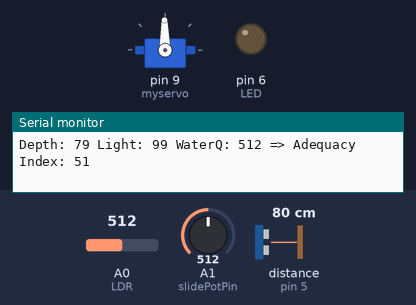
Simulated run of this sketch. Board: Arduino Uno, built with avr-gcc and run on an emulated ATmega328P. Parts: servo, output pins drawn as LEDs (lit = HIGH), the last lines printed to the serial monitor. Wiring (from diagram.json): ultrasonic range finder: trigger pin 4; echo pin 5. The inputs (shaded band) are chosen by the test bench; at power-on: distance to the obstacle (sensor on pin 5) 80 cm, A0 (LDR) = 512, A1 (slidePotPin) = 512. The echo pulse lasts 58.3 µs per cm; pins used as bus, display or sensor lines are not drawn.

Above: at 1.2 s.
1.3 s: distance to the obstacle (sensor on pin 5) set to 65 cm
At 2.7 s:
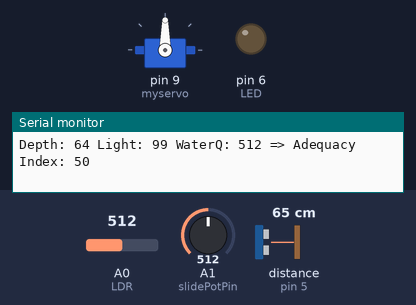
3.0 s: distance to the obstacle (sensor on pin 5) set to 57 cm
At 4.2 s:
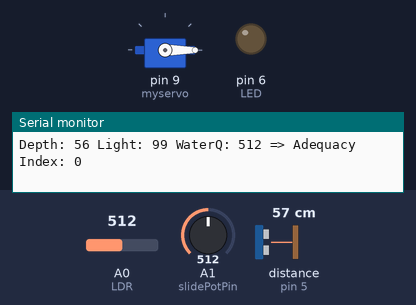
10.5 s: A0 (LDR) set to 839
13.5 s: A0 (LDR) set to 864
Timing chart, 0 to 16.0 s (numbered marks = the images above; inputs shaded):
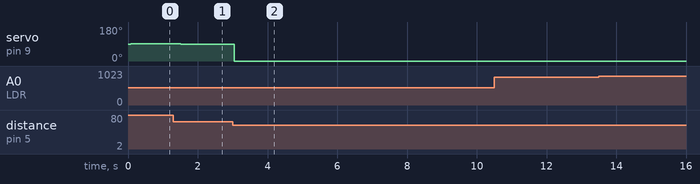

Measured:
- the behaviour switches between 62 and 61 cm on distance to the obstacle (sensor on pin 5) (found by bisection; images 1 and 2)
- after the input at 1.3 s, servo on pin 9 (myservo): 91° → 90° after 0.21 s
- after the input at 3.0 s, servo on pin 9 (myservo): 90° → 0° after 0.05 s

The sketch:

sketch.ino
```cpp
/**
 * fuzzy_controller.ino
 **/

// eFLL includes
#include <Fuzzy.h>
#include <FuzzyComposition.h>
#include <FuzzyInput.h>
#include <FuzzyIO.h>
#include <FuzzyOutput.h>
#include <FuzzyRule.h>
#include <FuzzyRuleAntecedent.h>
#include <FuzzyRuleConsequent.h>
#include <FuzzySet.h>

// pins
#define LDR A0
#define TRIGGER 4
#define ECHO 5
#define LED 6

// LDR Characteristics
const float GAMMA = 0.7;
const float RL10 = 50;

#include <Servo.h>

Servo myservo;  // create servo object to control a servo
// twelve servo objects can be created on most boards

int pos = 0;    // variable to store the servo position

const int slidePotPin = A1; // Slide potentiometer connected to analog pin A1

// object library
Fuzzy *fuzzy = new Fuzzy();

void setup() {
  // set console and pins
  Serial.begin(9600);
  pinMode(LDR, INPUT);
  pinMode(TRIGGER, OUTPUT);
  pinMode(ECHO, INPUT);
  pinMode(LED, OUTPUT);

  myservo.attach(9);  // attaches the servo on pin 9 to the servo object

  // fuzzy sets
  // Water depth (0-400)
  FuzzySet *lowDepth = new FuzzySet(0, 0, 0, 120);
  FuzzySet *medDepth = new FuzzySet(60, 120, 120, 180);
  FuzzySet *bigDepth = new FuzzySet(120, 180, 180, 240);
  FuzzySet *verybigDepth = new FuzzySet(180, 240, 400, 400);

  // ldr (Potentiometer)
  // Illumination ldr (0-100000 lux after conversion)
  FuzzySet *lowldr = new FuzzySet(0, 0, 0, 100);
  FuzzySet *medldr = new FuzzySet(60, 300, 500, 700);
  FuzzySet *highldr = new FuzzySet(500 ,700, 10000, 10000);

  // Water quality
  FuzzySet *badQ = new FuzzySet(0, 0, 0, 100);
  FuzzySet *medQ = new FuzzySet(60, 200, 500, 700);
  FuzzySet *highQ = new FuzzySet(400 ,700, 1015, 10000);

  // Adequacy of water conditions (index)
  FuzzySet *bad = new FuzzySet(0, 0, 0, 0);
  FuzzySet *medium = new FuzzySet(0, 0, 10, 40);
  FuzzySet *good = new FuzzySet(22, 40, 62, 80);
  FuzzySet *verygood = new FuzzySet(62, 92, 600, 600);

  // variables
  // variable water depth with universe 0-400 as input
  FuzzyInput *depth = new FuzzyInput(1);
  depth->addFuzzySet(lowDepth);
  depth->addFuzzySet(medDepth);
  depth->addFuzzySet(bigDepth);
  depth->addFuzzySet(verybigDepth);
  fuzzy->addFuzzyInput(depth);

  // variable ldr with universe 0-1015 as input
  FuzzyInput *ldr = new FuzzyInput(2);
  ldr->addFuzzySet(lowldr);
  ldr->addFuzzySet(medldr);
  ldr->addFuzzySet(highldr);
  fuzzy->addFuzzyInput(ldr);

  // variable water quality with universe 0-1015 as input
  FuzzyInput *waterQ = new FuzzyInput(3);
  waterQ->addFuzzySet(badQ);
  waterQ->addFuzzySet(medQ);
  waterQ->addFuzzySet(highQ);
  fuzzy->addFuzzyInput(waterQ);


  // variable adequacy with universe 0-255 as output
  FuzzyOutput *adequacy = new FuzzyOutput(1);
  adequacy->addFuzzySet(bad);
  adequacy->addFuzzySet(medium);
  adequacy->addFuzzySet(good);
  adequacy->addFuzzySet(verygood);
  fuzzy->addFuzzyOutput(adequacy);

  // Rule 1
  // IF depth is medium & ldr is high & waterQ is high THEN adequacy is VERY GOOD
  FuzzyRuleAntecedent *ifDepthMedANDLdrHighANDWaterQHigh1 = new FuzzyRuleAntecedent();
  ifDepthMedANDLdrHighANDWaterQHigh1->joinWithAND(medDepth, highldr);
  FuzzyRuleAntecedent *ifDepthMedANDLdrHighANDWaterQHigh2 = new FuzzyRuleAntecedent();
  ifDepthMedANDLdrHighANDWaterQHigh2->joinWithAND(ifDepthMedANDLdrHighANDWaterQHigh1, highQ);
  FuzzyRuleConsequent *thenAdequacyVeryGood = new FuzzyRuleConsequent();
  thenAdequacyVeryGood->addOutput(verygood);
  FuzzyRule *fuzzyRule1 = new FuzzyRule(1, ifDepthMedANDLdrHighANDWaterQHigh2, thenAdequacyVeryGood);
  fuzzy->addFuzzyRule(fuzzyRule1);

  // Rule 2
  // IF depth is medium & ldr is med & waterQ is high THEN adequacy is GOOD
  FuzzyRuleAntecedent *ifDepthMedANDLdrMedANDWaterQHigh1 = new FuzzyRuleAntecedent();
  ifDepthMedANDLdrMedANDWaterQHigh1->joinWithAND(medDepth, medldr);
  FuzzyRuleAntecedent *ifDepthMedANDLdrMedANDWaterQHigh2 = new FuzzyRuleAntecedent();
  ifDepthMedANDLdrMedANDWaterQHigh2->joinWithAND(ifDepthMedANDLdrMedANDWaterQHigh1, highQ);
  FuzzyRuleConsequent *thenAdequacyGood = new FuzzyRuleConsequent();
  thenAdequacyGood->addOutput(good);
  FuzzyRule *fuzzyRule2 = new FuzzyRule(2, ifDepthMedANDLdrMedANDWaterQHigh2, thenAdequacyGood);
  fuzzy->addFuzzyRule(fuzzyRule2);

  // Rule 3
  // IF waterQ is bad THEN adequacy is BAD
  FuzzyRuleAntecedent *ifWaterQBad= new FuzzyRuleAntecedent();
  ifWaterQBad->joinSingle(badQ);
  FuzzyRuleConsequent *thenAdequacyBad = new FuzzyRuleConsequent();
  thenAdequacyBad->addOutput(bad);
  FuzzyRule *fuzzyRule3 = new FuzzyRule(3, ifWaterQBad, thenAdequacyBad);
  fuzzy->addFuzzyRule(fuzzyRule3);

  // Rule 4
  // IF depth is low THEN adequacy is BAD
  FuzzyRuleAntecedent *ifDepthIsLow= new FuzzyRuleAntecedent();
  ifDepthIsLow->joinSingle(lowDepth);
  FuzzyRule *fuzzyRule4 = new FuzzyRule(4, ifDepthIsLow, thenAdequacyBad);
  fuzzy->addFuzzyRule(fuzzyRule4);

  // Rule 5
  // IF depth is big & ldr is high & waterQ is medium THEN adequacy is GOOD
  FuzzyRuleAntecedent *ifDepthBigANDLdrHighANDWaterQMed1 = new FuzzyRuleAntecedent();
  ifDepthBigANDLdrHighANDWaterQMed1->joinWithAND(bigDepth, highldr);
  FuzzyRuleAntecedent *ifDepthBigANDLdrHighANDWaterQMed2 = new FuzzyRuleAntecedent();
  ifDepthBigANDLdrHighANDWaterQMed2->joinWithAND(ifDepthBigANDLdrHighANDWaterQMed1, medQ);
  FuzzyRule *fuzzyRule5 = new FuzzyRule(5, ifDepthMedANDLdrMedANDWaterQHigh2, thenAdequacyGood);
  fuzzy->addFuzzyRule(fuzzyRule5);

}

// returns the distance
int distance() {
  digitalWrite(TRIGGER, LOW);
  delayMicroseconds(5);
  digitalWrite(TRIGGER, HIGH);
  delayMicroseconds(10);
  digitalWrite(TRIGGER, LOW);
  long pulse = pulseIn(ECHO, HIGH) / 2;
  return pulse * 10 / 292;
}

// returns the brightness by making a conversion to luxes
int brightness() {
  int analogValue = analogRead(LDR);
  float voltage = analogValue / 1024. * 5;
  float resistance = 2000 * voltage / (1 - voltage / 5);
  float lux = pow(RL10 * 1e3 * pow(10, GAMMA) / resistance, (1 / GAMMA));
  return lux;
}


void loop() {
  // get depth, light and waterQ
  int depth = distance();
  int ldr = brightness();
  int waterQ = analogRead(slidePotPin);

  // fuzzyfication
  fuzzy->setInput(1, depth); // water depth as fuzzy input 1
  fuzzy->setInput(2, ldr); // light as fuzzy input 2 (ldr)
  fuzzy->setInput(3, waterQ); // waterQ as fuzzy input 3
  fuzzy->fuzzify();

  // defuzzyfication
  int output = fuzzy->defuzzify(1); // defuzzify fuzzy output 1 (adequacy)


  Serial.print("Depth: ");
  Serial.print(depth);
  Serial.print(" Light: ");
  Serial.print(ldr);
  Serial.print(" WaterQ: ");
  Serial.print(waterQ);
  Serial.print(" => Adequacy Index: ");
  Serial.print(output);
  Serial.println();

  pos = map(output, 0, 100, 0, 180);
  myservo.write(pos);

  delay(100);

}
```
